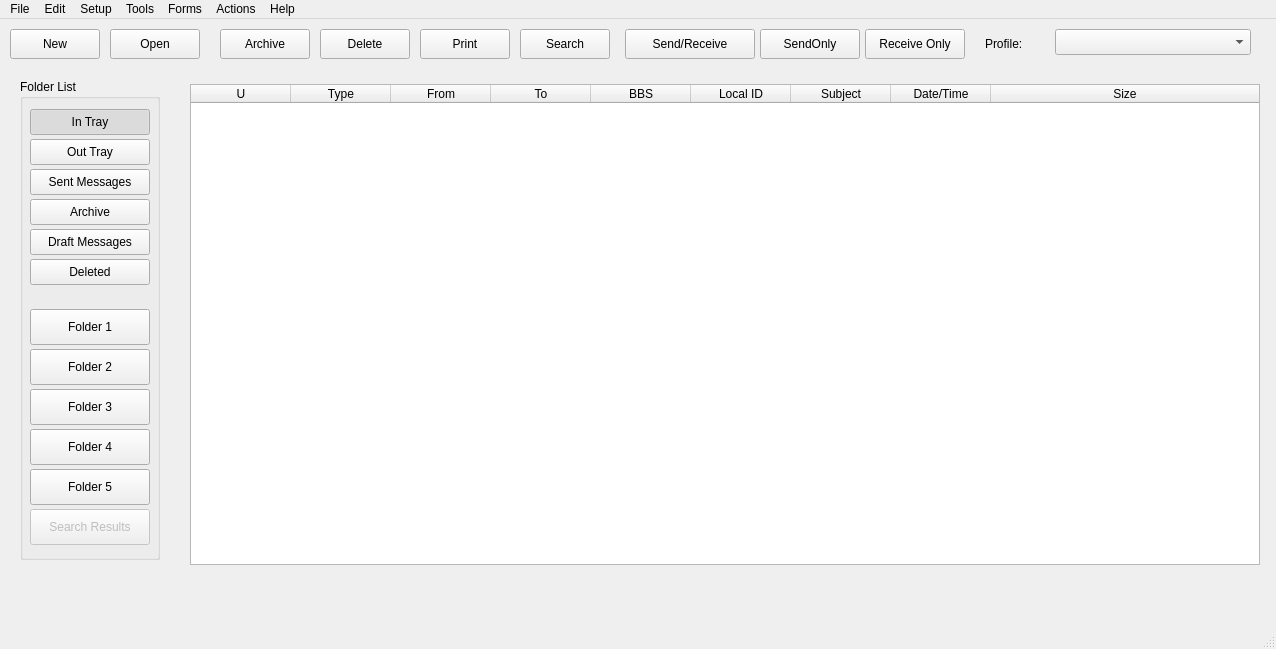
<?xml version="1.0" encoding="UTF-8"?>
<ui version="4.0">
 <class>MainWindowClass</class>
 <widget class="QMainWindow" name="MainWindowClass">
  <property name="geometry">
   <rect>
    <x>0</x>
    <y>0</y>
    <width>1276</width>
    <height>649</height>
   </rect>
  </property>
  <property name="windowTitle">
   <string>PyOutpost</string>
  </property>
  <widget class="QWidget" name="centralwidget">
   <widget class="QPushButton" name="cNew">
    <property name="geometry">
     <rect>
      <x>10</x>
      <y>10</y>
      <width>90</width>
      <height>30</height>
     </rect>
    </property>
    <property name="text">
     <string>New</string>
    </property>
   </widget>
   <widget class="QPushButton" name="cOpen">
    <property name="geometry">
     <rect>
      <x>110</x>
      <y>10</y>
      <width>90</width>
      <height>30</height>
     </rect>
    </property>
    <property name="text">
     <string>Open</string>
    </property>
   </widget>
   <widget class="QPushButton" name="cArchive">
    <property name="geometry">
     <rect>
      <x>220</x>
      <y>10</y>
      <width>90</width>
      <height>30</height>
     </rect>
    </property>
    <property name="text">
     <string>Archive</string>
    </property>
   </widget>
   <widget class="QPushButton" name="cDelete">
    <property name="geometry">
     <rect>
      <x>320</x>
      <y>10</y>
      <width>90</width>
      <height>30</height>
     </rect>
    </property>
    <property name="text">
     <string>Delete</string>
    </property>
   </widget>
   <widget class="QPushButton" name="cPrint">
    <property name="geometry">
     <rect>
      <x>420</x>
      <y>10</y>
      <width>90</width>
      <height>30</height>
     </rect>
    </property>
    <property name="text">
     <string>Print</string>
    </property>
   </widget>
   <widget class="QPushButton" name="cSendReceive">
    <property name="geometry">
     <rect>
      <x>625</x>
      <y>10</y>
      <width>130</width>
      <height>30</height>
     </rect>
    </property>
    <property name="text">
     <string>Send/Receive</string>
    </property>
   </widget>
   <widget class="QComboBox" name="cProfile">
    <property name="geometry">
     <rect>
      <x>1055</x>
      <y>10</y>
      <width>196</width>
      <height>26</height>
     </rect>
    </property>
   </widget>
   <widget class="QLabel" name="label">
    <property name="geometry">
     <rect>
      <x>985</x>
      <y>10</y>
      <width>66</width>
      <height>30</height>
     </rect>
    </property>
    <property name="text">
     <string>Profile:</string>
    </property>
   </widget>
   <widget class="QGroupBox" name="groupBox">
    <property name="geometry">
     <rect>
      <x>20</x>
      <y>60</y>
      <width>140</width>
      <height>481</height>
     </rect>
    </property>
    <property name="title">
     <string>Folder List</string>
    </property>
    <widget class="QPushButton" name="cInTray">
     <property name="geometry">
      <rect>
       <x>10</x>
       <y>30</y>
       <width>120</width>
       <height>26</height>
      </rect>
     </property>
     <property name="text">
      <string>In Tray</string>
     </property>
     <property name="checkable">
      <bool>true</bool>
     </property>
     <property name="checked">
      <bool>true</bool>
     </property>
     <property name="autoExclusive">
      <bool>true</bool>
     </property>
    </widget>
    <widget class="QPushButton" name="cOutTray">
     <property name="geometry">
      <rect>
       <x>10</x>
       <y>60</y>
       <width>120</width>
       <height>26</height>
      </rect>
     </property>
     <property name="text">
      <string>Out Tray</string>
     </property>
     <property name="checkable">
      <bool>true</bool>
     </property>
     <property name="autoExclusive">
      <bool>true</bool>
     </property>
    </widget>
    <widget class="QPushButton" name="cSentMessages">
     <property name="geometry">
      <rect>
       <x>10</x>
       <y>90</y>
       <width>120</width>
       <height>26</height>
      </rect>
     </property>
     <property name="text">
      <string>Sent Messages</string>
     </property>
     <property name="checkable">
      <bool>true</bool>
     </property>
     <property name="autoExclusive">
      <bool>true</bool>
     </property>
    </widget>
    <widget class="QPushButton" name="cArchived">
     <property name="geometry">
      <rect>
       <x>10</x>
       <y>120</y>
       <width>120</width>
       <height>26</height>
      </rect>
     </property>
     <property name="text">
      <string>Archive</string>
     </property>
     <property name="checkable">
      <bool>true</bool>
     </property>
     <property name="autoExclusive">
      <bool>true</bool>
     </property>
    </widget>
    <widget class="QPushButton" name="cDrafMessages">
     <property name="geometry">
      <rect>
       <x>10</x>
       <y>150</y>
       <width>120</width>
       <height>26</height>
      </rect>
     </property>
     <property name="text">
      <string>Draft Messages</string>
     </property>
     <property name="checkable">
      <bool>true</bool>
     </property>
     <property name="autoExclusive">
      <bool>true</bool>
     </property>
    </widget>
    <widget class="QPushButton" name="cDeleted">
     <property name="geometry">
      <rect>
       <x>10</x>
       <y>180</y>
       <width>120</width>
       <height>26</height>
      </rect>
     </property>
     <property name="text">
      <string>Deleted</string>
     </property>
     <property name="checkable">
      <bool>true</bool>
     </property>
     <property name="autoExclusive">
      <bool>true</bool>
     </property>
    </widget>
    <widget class="QPushButton" name="cFolder1">
     <property name="geometry">
      <rect>
       <x>10</x>
       <y>230</y>
       <width>120</width>
       <height>36</height>
      </rect>
     </property>
     <property name="text">
      <string>Folder 1</string>
     </property>
     <property name="checkable">
      <bool>true</bool>
     </property>
     <property name="autoExclusive">
      <bool>true</bool>
     </property>
    </widget>
    <widget class="QPushButton" name="cFolder2">
     <property name="geometry">
      <rect>
       <x>10</x>
       <y>270</y>
       <width>120</width>
       <height>36</height>
      </rect>
     </property>
     <property name="text">
      <string>Folder 2</string>
     </property>
     <property name="checkable">
      <bool>true</bool>
     </property>
     <property name="autoExclusive">
      <bool>true</bool>
     </property>
    </widget>
    <widget class="QPushButton" name="cFolder3">
     <property name="geometry">
      <rect>
       <x>10</x>
       <y>310</y>
       <width>120</width>
       <height>36</height>
      </rect>
     </property>
     <property name="text">
      <string>Folder 3</string>
     </property>
     <property name="checkable">
      <bool>true</bool>
     </property>
     <property name="autoExclusive">
      <bool>true</bool>
     </property>
    </widget>
    <widget class="QPushButton" name="cFolder4">
     <property name="geometry">
      <rect>
       <x>10</x>
       <y>350</y>
       <width>120</width>
       <height>36</height>
      </rect>
     </property>
     <property name="text">
      <string>Folder 4</string>
     </property>
     <property name="checkable">
      <bool>true</bool>
     </property>
     <property name="autoExclusive">
      <bool>true</bool>
     </property>
    </widget>
    <widget class="QPushButton" name="cFolder5">
     <property name="geometry">
      <rect>
       <x>10</x>
       <y>390</y>
       <width>120</width>
       <height>36</height>
      </rect>
     </property>
     <property name="text">
      <string>Folder 5</string>
     </property>
     <property name="checkable">
      <bool>true</bool>
     </property>
     <property name="autoExclusive">
      <bool>true</bool>
     </property>
    </widget>
    <widget class="QPushButton" name="cFolderSearchResults">
     <property name="enabled">
      <bool>false</bool>
     </property>
     <property name="geometry">
      <rect>
       <x>10</x>
       <y>430</y>
       <width>120</width>
       <height>36</height>
      </rect>
     </property>
     <property name="text">
      <string>Search Results</string>
     </property>
     <property name="checkable">
      <bool>true</bool>
     </property>
     <property name="autoExclusive">
      <bool>true</bool>
     </property>
    </widget>
   </widget>
   <widget class="QTableWidget" name="cMailList">
    <property name="geometry">
     <rect>
      <x>190</x>
      <y>65</y>
      <width>1070</width>
      <height>481</height>
     </rect>
    </property>
    <property name="contextMenuPolicy">
     <enum>Qt::ContextMenuPolicy::CustomContextMenu</enum>
    </property>
    <property name="selectionMode">
     <enum>QAbstractItemView::SelectionMode::ExtendedSelection</enum>
    </property>
    <property name="selectionBehavior">
     <enum>QAbstractItemView::SelectionBehavior::SelectRows</enum>
    </property>
    <property name="wordWrap">
     <bool>false</bool>
    </property>
    <attribute name="horizontalHeaderStretchLastSection">
     <bool>true</bool>
    </attribute>
    <attribute name="verticalHeaderVisible">
     <bool>false</bool>
    </attribute>
    <column>
     <property name="text">
      <string>U</string>
     </property>
    </column>
    <column>
     <property name="text">
      <string>Type</string>
     </property>
    </column>
    <column>
     <property name="text">
      <string>From</string>
     </property>
    </column>
    <column>
     <property name="text">
      <string>To</string>
     </property>
    </column>
    <column>
     <property name="text">
      <string>BBS</string>
     </property>
    </column>
    <column>
     <property name="text">
      <string>Local ID</string>
     </property>
    </column>
    <column>
     <property name="text">
      <string>Subject</string>
     </property>
    </column>
    <column>
     <property name="text">
      <string>Date/Time</string>
     </property>
    </column>
    <column>
     <property name="text">
      <string>Size</string>
     </property>
    </column>
   </widget>
   <widget class="QPushButton" name="cSendOnly">
    <property name="geometry">
     <rect>
      <x>760</x>
      <y>10</y>
      <width>100</width>
      <height>30</height>
     </rect>
    </property>
    <property name="text">
     <string>SendOnly</string>
    </property>
   </widget>
   <widget class="QPushButton" name="cReceiveOnly">
    <property name="geometry">
     <rect>
      <x>865</x>
      <y>10</y>
      <width>100</width>
      <height>30</height>
     </rect>
    </property>
    <property name="text">
     <string>Receive Only</string>
    </property>
   </widget>
   <widget class="QPushButton" name="cSearch">
    <property name="geometry">
     <rect>
      <x>520</x>
      <y>10</y>
      <width>90</width>
      <height>30</height>
     </rect>
    </property>
    <property name="text">
     <string>Search</string>
    </property>
   </widget>
  </widget>
  <widget class="QMenuBar" name="menubar">
   <property name="geometry">
    <rect>
     <x>0</x>
     <y>0</y>
     <width>1276</width>
     <height>33</height>
    </rect>
   </property>
   <widget class="QMenu" name="menuFile">
    <property name="title">
     <string>File</string>
    </property>
    <widget class="QMenu" name="menuMove_to_Folder">
     <property name="title">
      <string>Move to Folder</string>
     </property>
     <addaction name="actionIn_Tray"/>
     <addaction name="actionOut_Tray"/>
    </widget>
    <widget class="QMenu" name="menuCopy_to_Folder">
     <property name="title">
      <string>Copy to Folder</string>
     </property>
     <addaction name="actionIn_Tray_2"/>
     <addaction name="actionOut_Tray_2"/>
    </widget>
    <addaction name="actionNew_Message"/>
    <addaction name="actionSave_As"/>
    <addaction name="actionSave_As_No_Headers"/>
    <addaction name="actionSave_All"/>
    <addaction name="separator"/>
    <addaction name="actionExport"/>
    <addaction name="actionImport"/>
    <addaction name="menuMove_to_Folder"/>
    <addaction name="menuCopy_to_Folder"/>
    <addaction name="separator"/>
    <addaction name="actionDelete_All_Messages"/>
    <addaction name="separator"/>
    <addaction name="actionPrint"/>
    <addaction name="actionPrint_No_Headers"/>
    <addaction name="actionPrint_Setup"/>
    <addaction name="separator"/>
    <addaction name="separator"/>
    <addaction name="actionExit"/>
   </widget>
   <widget class="QMenu" name="menuEdit">
    <property name="title">
     <string>Edit</string>
    </property>
    <addaction name="actionCopy"/>
    <addaction name="actionCut"/>
    <addaction name="actionPaste"/>
    <addaction name="actionSelectAll"/>
    <addaction name="separator"/>
    <addaction name="actionDelete"/>
   </widget>
   <widget class="QMenu" name="menuSetup">
    <property name="title">
     <string>Setup</string>
    </property>
    <widget class="QMenu" name="menuProfiles">
     <property name="title">
      <string>Profiles</string>
     </property>
     <addaction name="actionNewProfile"/>
     <addaction name="actionSaveProfile"/>
     <addaction name="actionDeleteProfile"/>
    </widget>
    <addaction name="actionBBS"/>
    <addaction name="actionInterface"/>
    <addaction name="actionStation_ID"/>
    <addaction name="mSetupAddress_Book"/>
    <addaction name="menuProfiles"/>
    <addaction name="actionComputer_Time_Check"/>
    <addaction name="separator"/>
    <addaction name="actionReset_all_to_SCC_standard"/>
   </widget>
   <widget class="QMenu" name="menuTools">
    <property name="title">
     <string>Tools</string>
    </property>
    <widget class="QMenu" name="menuScripts">
     <property name="title">
      <string>Scripts</string>
     </property>
     <addaction name="actionScripting_Tool"/>
     <addaction name="actionPick_and_Run_a_Script"/>
    </widget>
    <widget class="QMenu" name="menuInteractive_Packet">
     <property name="title">
      <string>Interactive Packet</string>
     </property>
     <addaction name="actionSerial_Com_Port"/>
     <addaction name="actionAGW_Packet_Engine"/>
     <addaction name="actionTelnet"/>
    </widget>
    <addaction name="actionSend_Receive_Settings"/>
    <addaction name="actionMessage_Settings"/>
    <addaction name="actionReport_Settings"/>
    <addaction name="actionLog_Settings"/>
    <addaction name="actionGeneral_Settings"/>
    <addaction name="separator"/>
    <addaction name="actionRun_at_Startup_Settings"/>
    <addaction name="actionScript_Settings"/>
    <addaction name="menuScripts"/>
    <addaction name="separator"/>
    <addaction name="actionPsclet_Session_Counter_Reset"/>
    <addaction name="separator"/>
    <addaction name="actionReset_Column_Widths"/>
    <addaction name="actionPack_Column_Widths"/>
    <addaction name="actionReset_Form_to_Normal"/>
    <addaction name="separator"/>
    <addaction name="menuInteractive_Packet"/>
   </widget>
   <widget class="QMenu" name="menuForms">
    <property name="title">
     <string>Forms</string>
    </property>
    <addaction name="actionICS_309_Communications_Log"/>
    <addaction name="separator"/>
   </widget>
   <widget class="QMenu" name="menuActions">
    <property name="title">
     <string>Actions</string>
    </property>
    <addaction name="actionSearch"/>
    <addaction name="separator"/>
    <addaction name="actionSend_Receive"/>
    <addaction name="actionSend_Receive_No_Bulletins"/>
    <addaction name="actionSend_Only"/>
    <addaction name="actionReceive_Only"/>
    <addaction name="separator"/>
    <addaction name="actionSet_to_Unread"/>
    <addaction name="actionSet_to_Read"/>
    <addaction name="separator"/>
    <addaction name="actionNew_Message_2"/>
    <addaction name="actionOoen_a_Message"/>
    <addaction name="actionOpen_Enhanced_Message_in_Client"/>
    <addaction name="actionOpen_Enhanced_Message_as_Text"/>
    <addaction name="separator"/>
    <addaction name="actionForce_One_Time_Bulletin_Retreive"/>
    <addaction name="separator"/>
    <addaction name="actionView_Outpost_Data_Directories"/>
    <addaction name="separator"/>
   </widget>
   <widget class="QMenu" name="menuHelp">
    <property name="title">
     <string>Help</string>
    </property>
    <addaction name="actionOutpost_User_QuickStart"/>
    <addaction name="actionOutpost_User_Basics"/>
    <addaction name="actionOutpost_Scripting"/>
    <addaction name="actionOutpost_ICS213_Messaging_User_Guide"/>
    <addaction name="separator"/>
    <addaction name="actionMy_IP_Address"/>
    <addaction name="separator"/>
    <addaction name="actionAbout_Outpost"/>
   </widget>
   <addaction name="menuFile"/>
   <addaction name="menuEdit"/>
   <addaction name="menuSetup"/>
   <addaction name="menuTools"/>
   <addaction name="menuForms"/>
   <addaction name="menuActions"/>
   <addaction name="menuHelp"/>
  </widget>
  <widget class="QStatusBar" name="cStatusBar"/>
  <action name="actionBBS">
   <property name="text">
    <string>BBS...</string>
   </property>
  </action>
  <action name="actionInterface">
   <property name="text">
    <string>Interface...</string>
   </property>
  </action>
  <action name="actionStation_ID">
   <property name="text">
    <string>Station ID...</string>
   </property>
   <property name="shortcut">
    <string>Ctrl+I</string>
   </property>
  </action>
  <action name="mSetupAddress_Book">
   <property name="text">
    <string>Address Book...</string>
   </property>
  </action>
  <action name="actionComputer_Time_Check">
   <property name="text">
    <string>Computer Time Check</string>
   </property>
  </action>
  <action name="actionNewProfile">
   <property name="text">
    <string>New...</string>
   </property>
  </action>
  <action name="actionSaveProfile">
   <property name="text">
    <string>Save</string>
   </property>
  </action>
  <action name="actionDeleteProfile">
   <property name="text">
    <string>Delete...</string>
   </property>
  </action>
  <action name="actionNew_Message">
   <property name="text">
    <string>New Message</string>
   </property>
  </action>
  <action name="actionSave_As">
   <property name="text">
    <string>Save As...</string>
   </property>
  </action>
  <action name="actionSave_As_No_Headers">
   <property name="text">
    <string>Save As, No Headers...</string>
   </property>
  </action>
  <action name="actionSave_All">
   <property name="text">
    <string>Save All...</string>
   </property>
  </action>
  <action name="actionExport">
   <property name="text">
    <string>Export</string>
   </property>
  </action>
  <action name="actionImport">
   <property name="text">
    <string>Import</string>
   </property>
  </action>
  <action name="actionDelete_All_Messages">
   <property name="text">
    <string>Delete All Messages</string>
   </property>
  </action>
  <action name="actionPrint">
   <property name="text">
    <string>Print...</string>
   </property>
  </action>
  <action name="actionPrint_No_Headers">
   <property name="text">
    <string>Print, No Headers...</string>
   </property>
  </action>
  <action name="actionPrint_Setup">
   <property name="text">
    <string>Print Setup...</string>
   </property>
  </action>
  <action name="actionExit">
   <property name="text">
    <string>Exit</string>
   </property>
  </action>
  <action name="actionCopy">
   <property name="text">
    <string>Copy</string>
   </property>
  </action>
  <action name="actionCut">
   <property name="text">
    <string>Cut</string>
   </property>
  </action>
  <action name="actionPaste">
   <property name="text">
    <string>Paste</string>
   </property>
  </action>
  <action name="actionSelectAll">
   <property name="text">
    <string>SelectAll</string>
   </property>
  </action>
  <action name="actionDelete">
   <property name="text">
    <string>Delete</string>
   </property>
  </action>
  <action name="actionSend_Receive_Settings">
   <property name="text">
    <string>Send/Receive Settings...</string>
   </property>
  </action>
  <action name="actionMessage_Settings">
   <property name="text">
    <string>Message Settings...</string>
   </property>
  </action>
  <action name="actionReport_Settings">
   <property name="text">
    <string>Report Settings...</string>
   </property>
  </action>
  <action name="actionLog_Settings">
   <property name="text">
    <string>Log Settings...</string>
   </property>
  </action>
  <action name="actionGeneral_Settings">
   <property name="text">
    <string>General Settings...</string>
   </property>
  </action>
  <action name="actionRun_at_Startup_Settings">
   <property name="text">
    <string>Run at Startup Settings...</string>
   </property>
  </action>
  <action name="actionScript_Settings">
   <property name="text">
    <string>Script Settings...</string>
   </property>
  </action>
  <action name="actionScripting_Tool">
   <property name="text">
    <string>Scripting Tool</string>
   </property>
  </action>
  <action name="actionPick_and_Run_a_Script">
   <property name="text">
    <string>Pick and Run a Script</string>
   </property>
  </action>
  <action name="actionPsclet_Session_Counter_Reset">
   <property name="text">
    <string>Packet Session Counter Reset</string>
   </property>
  </action>
  <action name="actionReset_Column_Widths">
   <property name="text">
    <string>Reset Column Widths</string>
   </property>
  </action>
  <action name="actionPack_Column_Widths">
   <property name="text">
    <string>Pack Column Widths</string>
   </property>
  </action>
  <action name="actionReset_Form_to_Normal">
   <property name="text">
    <string>Reset Form to Normal</string>
   </property>
  </action>
  <action name="actionSerial_Com_Port">
   <property name="text">
    <string>Serial / Com Port</string>
   </property>
  </action>
  <action name="actionAGW_Packet_Engine">
   <property name="text">
    <string>AGW Packet Engine</string>
   </property>
  </action>
  <action name="actionTelnet">
   <property name="text">
    <string>Telnet</string>
   </property>
  </action>
  <action name="actionSend_Receive">
   <property name="text">
    <string>Send/Receive</string>
   </property>
  </action>
  <action name="actionSend_Receive_No_Bulletins">
   <property name="text">
    <string>Send/Receive, No Bulletins</string>
   </property>
  </action>
  <action name="actionSend_Only">
   <property name="text">
    <string>Send Only</string>
   </property>
  </action>
  <action name="actionReceive_Only">
   <property name="text">
    <string>Receive Only</string>
   </property>
  </action>
  <action name="actionSet_to_Unread">
   <property name="text">
    <string>Set to Unread</string>
   </property>
  </action>
  <action name="actionSet_to_Read">
   <property name="text">
    <string>Set to Read</string>
   </property>
  </action>
  <action name="actionNew_Message_2">
   <property name="text">
    <string>New Message</string>
   </property>
  </action>
  <action name="actionOoen_a_Message">
   <property name="text">
    <string>Open a Message</string>
   </property>
  </action>
  <action name="actionOpen_Enhanced_Message_in_Client">
   <property name="text">
    <string>Open Enhanced Message in Client</string>
   </property>
  </action>
  <action name="actionOpen_Enhanced_Message_as_Text">
   <property name="text">
    <string>Open Enhanced Message as Text</string>
   </property>
  </action>
  <action name="actionForce_One_Time_Bulletin_Retreive">
   <property name="text">
    <string>Force One-Time Bulletin Retreive</string>
   </property>
  </action>
  <action name="actionView_Outpost_Data_Directories">
   <property name="text">
    <string>View Outpost Data Directories</string>
   </property>
  </action>
  <action name="actionSearch">
   <property name="text">
    <string>Search</string>
   </property>
  </action>
  <action name="actionOutpost_User_QuickStart">
   <property name="text">
    <string>Outpost User QuickStart</string>
   </property>
  </action>
  <action name="actionOutpost_User_Basics">
   <property name="text">
    <string>Outpost User Basics</string>
   </property>
  </action>
  <action name="actionOutpost_Scripting">
   <property name="text">
    <string>Outpost Scripting</string>
   </property>
  </action>
  <action name="actionOutpost_ICS213_Messaging_User_Guide">
   <property name="text">
    <string>Outpost ICS213 Messaging User Guide</string>
   </property>
  </action>
  <action name="actionMy_IP_Address">
   <property name="text">
    <string>My IP Address</string>
   </property>
  </action>
  <action name="actionAbout_Outpost">
   <property name="text">
    <string>About Outpost</string>
   </property>
  </action>
  <action name="actionReset_all_to_SCC_standard">
   <property name="text">
    <string>Reset all to SCC standard</string>
   </property>
  </action>
  <action name="actionIn_Tray">
   <property name="text">
    <string>In Tray</string>
   </property>
  </action>
  <action name="actionOut_Tray">
   <property name="text">
    <string>Out Tray</string>
   </property>
  </action>
  <action name="actionIn_Tray_2">
   <property name="text">
    <string>In Tray</string>
   </property>
  </action>
  <action name="actionOut_Tray_2">
   <property name="text">
    <string>Out Tray</string>
   </property>
  </action>
  <action name="actionXSC_ICS_213_Message">
   <property name="text">
    <string>XSC ICS-213 Message</string>
   </property>
  </action>
  <action name="actionXSC_Damage_Assessment">
   <property name="text">
    <string>XSC Damage Assessment</string>
   </property>
  </action>
  <action name="actionXSC_Check_In_Out_Message">
   <property name="text">
    <string>XSC Check-In/Out Message</string>
   </property>
  </action>
  <action name="actionICS_309_Communications_Log">
   <property name="text">
    <string>ICS-309 Communications Log</string>
   </property>
  </action>
 </widget>
 <resources/>
 <connections/>
</ui>
